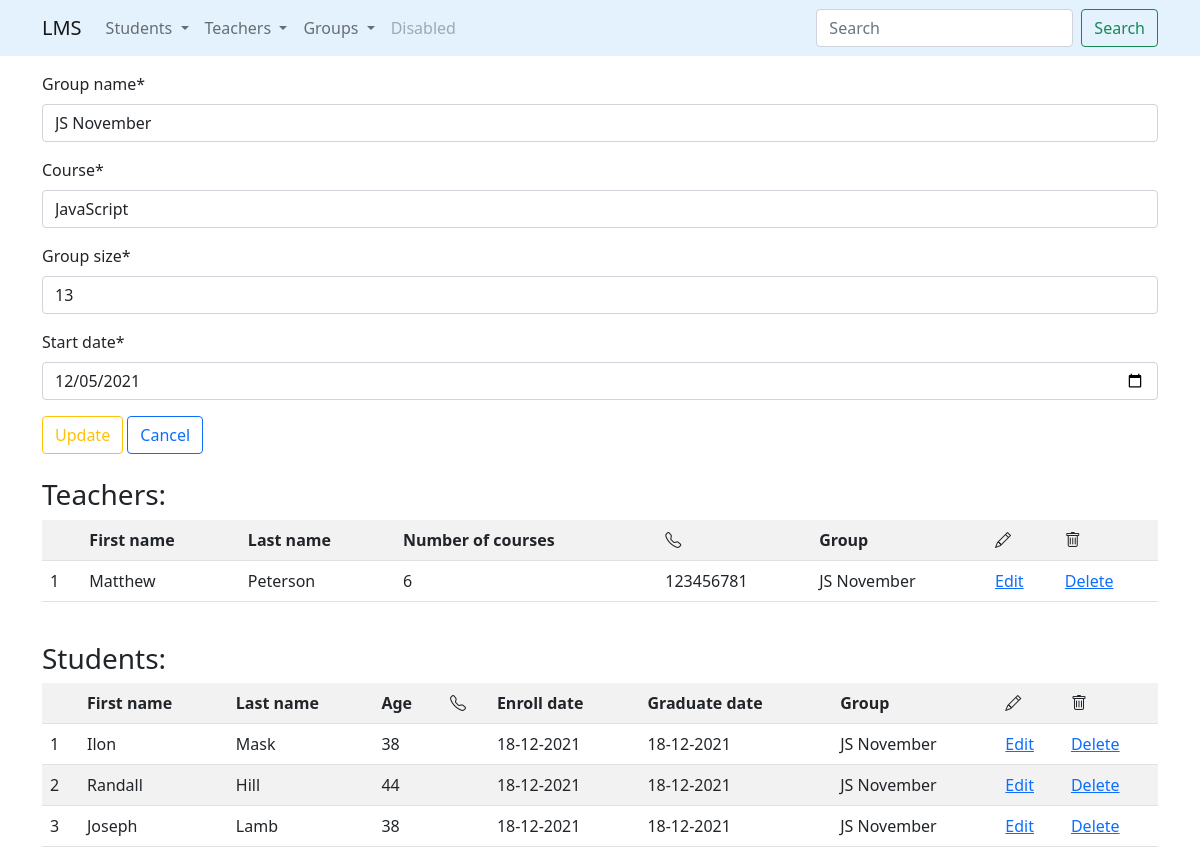
/groups/update/2/, run on the app's committed database.
### groups/models.py (models this page shows)
class Group(models.Model):
    group_name = models.CharField(
        max_length=100,
        validators=[MinLengthValidator(2)]
    )
    course = models.CharField(
        max_length=100,
        validators=[MinLengthValidator(2)]
    )
    group_size = models.IntegerField()
    start_date = models.DateField(default=datetime.date.today)
    def __str__(self):
        return self.group_name

### teachers/models.py (models this page shows, shortened)
class Teacher(models.Model):
    first_name = models.CharField(
        max_length=100,
        validators=[MinLengthValidator(2)]
    )
    last_name = models.CharField(
        max_length=100,
        validators=[MinLengthValidator(2)]
    )
    num_of_courses = models.IntegerField()
    employment_date = models.DateField(default=datetime.date.today)
    phone_number = models.CharField(
        max_length=20,
        default='',
        validators=[
            MinLengthValidator(7),
            unique_number_validator
        ]
    )
    group = models.ForeignKey(
        Group,
        on_delete=models.SET_NULL,
        null=True,
        related_name='teachers'
    )

### students/models.py (models this page shows, shortened)
class Students(models.Model):
    first_name = models.CharField(
        max_length=100,
        validators=[MinLengthValidator(2)]
    )
    last_name = models.CharField(
        max_length=100,
        validators=[MinLengthValidator(2)]
    )
    age = models.IntegerField()
    birthday = models.DateField(
        default=datetime.date.today,
        validators=[AdultValidator(20)]
    )
    phone_number = models.CharField(
        max_length=20,
        default='',
        validators=[
            MinLengthValidator(7),
            unique_number_validator
        ]
    )
    enroll_date = models.DateField(default=datetime.date.today)
    graduate_date = models.DateField(default=datetime.date.today)
    group = models.ForeignKey(
        Group,
        on_delete=models.SET_NULL,
        null=True,
        related_name='students'
    )

### groups/views.py (the view)
# urls.py: path('update/<int:pk>/', update_group, name='update'),
def update_group(request, pk):
    group = get_object_or_404(Group, id=pk)
    if request.method == 'GET':
        form = GroupCreateForm(instance=group)
    elif request.method == 'POST':
        form = GroupCreateForm(data=request.POST, instance=group)
        if form.is_valid():
            form.save()
            return HttpResponseRedirect(reverse('groups:list'))
    return render(
        request=request,
        template_name='groups/update.html',
        context={
            'form': form,
            'group': group
        }
    )

### groups/forms.py
class GroupCreateForm(forms.ModelForm):
    class Meta:
        model = Group
        fields = [
            'group_name',
            'course',
            'group_size',
            'start_date'
        ]
        widgets = {
            'start_date': forms.DateInput(attrs={'type': 'date'})
        }

### groups/templates/groups/update.html (shortened to what this page needs)
{% extends 'base.html' %}
{% load crispy_forms_tags %}
{% block content %}
    <form method="post">
        {{ form | crispy }}
        <input class="btn btn-outline-warning" type="submit" value="Update">
        <a class="btn btn-outline-primary" href="{% url 'groups:list' %}">Cancel</a>
    </form>
    <br>
    <h3>Teachers:</h3>
    {% with list_object=group.teachers.all %}
        {% include 'includes/teachers_list_table.html' %}
    {% endwith %}
    <br>
    <h3>Students:</h3>
    {% with list_object=group.students.all %}
        {% include 'includes/students_list_table.html' %}
    {% endwith %}
{% endblock %}

### templates/includes/teachers_list_table.html
<table class="table table-striped table-hover">
    <tr>
        <th></th>
        <th>First name</th>
        <th>Last name</th>
        <th>Number of courses</th>
        <th><i class="bi bi-telephone"></i></th>
        <th>Group</th>
        <th><i class="bi bi-pencil"></i></th>
        <th><i class="bi bi-trash"></i></th>
    </tr>
    {% for teacher in list_object %}
        <tr>
            <td>{{ forloop.counter }}</td>
            <td>{{ teacher.first_name }}</td>
            <td>{{ teacher.last_name }}</td>
            <td>{{ teacher.num_of_courses }}</td>
            <td>{{ teacher.phone_number }}</td>
            <td>{% if teacher.group is not None %}
                {{ teacher.group }}
            {% endif %}</td>
            <td><a href="{% url 'teachers:update' teacher.id %}">Edit</a></td>
            <td><a href="{% url 'teachers:delete' teacher.id %}">Delete</a></td>
        </tr>
    {% endfor %}
</table>

### templates/includes/students_list_table.html
<table class="table table-striped table-hover">
    <tr>
        <th></th>
        <th>First name</th>
        <th>Last name</th>
        <th>Age</th>
        <th><i class="bi bi-telephone"></i></th>
        <th>Enroll date</th>
        <th>Graduate date</th>
        <th>Group</th>
        <th><i class="bi bi-pencil"></i></th>
        <th><i class="bi bi-trash"></i></th>
    </tr>
    {% for student in list_object %}
        <tr>
            <td>{{ forloop.counter }}</td>
            <td>{{ student.first_name }}</td>
            <td>{{ student.last_name }}</td>
            <td>{{ student.age }}</td>
            <td>{{ student.phone_number }}</td>
            <td>{{ student.enroll_date }}</td>
            <td>{{ student.graduate_date }}</td>
            <td>{% if student.group is not None %}
                {{ student.group }}
            {% endif %}</td>
            <td><a href="{% url 'students:update' student.id %}">Edit</a></td>
            <td><a href="{% url 'students:delete' student.id %}">Delete</a></td>
        </tr>
    {% endfor %}
</table>

### data on the page
Group: group_name "JS November", course "JavaScript", group_size "13", start_date "12/05/2021"
Teacher: first_name "Matthew", last_name "Peterson", num_of_courses "6", phone_number "123456781", group "JS November"
Students: first_name "Ilon", last_name "Mask", age "38", enroll_date "18-12-2021", graduate_date "18-12-2021", group "JS November"
Students: first_name "Randall", last_name "Hill", age "44", enroll_date "18-12-2021", graduate_date "18-12-2021", group "JS November"
Students: first_name "Joseph", last_name "Lamb", age "38", enroll_date "18-12-2021", graduate_date "18-12-2021", group "JS November"
